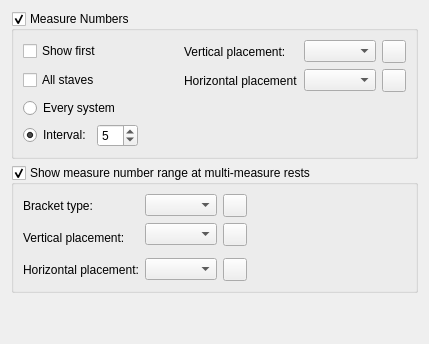
      <widget class="QWidget" name="PageMeasureNumbers">
       <layout class="QVBoxLayout" name="verticalLayout_44">
        <item>
         <widget class="QGroupBox" name="showMeasureNumber">
          <property name="title">
           <string>Measure Numbers</string>
          </property>
          <property name="checkable">
           <bool>true</bool>
          </property>
          <property name="checked">
           <bool>true</bool>
          </property>
          <layout class="QGridLayout" name="_2">
           <item row="0" column="0">
            <widget class="QCheckBox" name="showFirstMeasureNumber">
             <property name="text">
              <string>Show first</string>
             </property>
            </widget>
           </item>
           <item row="0" column="6">
            <widget class="QToolButton" name="resetMeasureNumberVPlacement"/>
           </item>
           <item row="1" column="0">
            <widget class="QCheckBox" name="showAllStavesMeasureNumber">
             <property name="text">
              <string>All staves</string>
             </property>
            </widget>
           </item>
           <item row="1" column="5">
            <widget class="QComboBox" name="measureNumberHPlacement"/>
           </item>
           <item row="4" column="0" colspan="2">
            <layout class="QHBoxLayout" name="horizontalLayout_8">
             <item>
              <widget class="QRadioButton" name="showIntervalMeasureNumber">
               <property name="text">
                <string>Interval:</string>
               </property>
               <property name="checked">
                <bool>true</bool>
               </property>
              </widget>
             </item>
             <item>
              <widget class="QSpinBox" name="intervalMeasureNumber">
               <property name="minimum">
                <number>1</number>
               </property>
               <property name="value">
                <number>5</number>
               </property>
              </widget>
             </item>
            </layout>
           </item>
           <item row="0" column="4">
            <widget class="QLabel" name="label_92">
             <property name="text">
              <string>Vertical placement:</string>
             </property>
            </widget>
           </item>
           <item row="2" column="0">
            <widget class="QRadioButton" name="showEverySystemMeasureNumber">
             <property name="text">
              <string>Every system</string>
             </property>
            </widget>
           </item>
           <item row="1" column="6">
            <widget class="QToolButton" name="resetMeasureNumberHPlacement"/>
           </item>
           <item row="2" column="2">
            <spacer name="horizontalSpacer_18">
             <property name="orientation">
              <enum>Qt::Horizontal</enum>
             </property>
             <property name="sizeHint" stdset="0">
              <size>
               <width>40</width>
               <height>20</height>
              </size>
             </property>
            </spacer>
           </item>
           <item row="0" column="5">
            <widget class="QComboBox" name="measureNumberVPlacement"/>
           </item>
           <item row="1" column="4">
            <widget class="QLabel" name="label_93">
             <property name="text">
              <string>Horizontal placement</string>
             </property>
            </widget>
           </item>
          </layout>
         </widget>
        </item>
        <item>
         <widget class="QGroupBox" name="mmRestShowMeasureNumberRange">
          <property name="title">
           <string>Show measure number range at multi-measure rests</string>
          </property>
          <property name="checkable">
           <bool>true</bool>
          </property>
          <layout class="QGridLayout" name="gridLayout_46">
           <item row="0" column="1">
            <widget class="QComboBox" name="mmRestMeasureNumberRangeBracketType"/>
           </item>
           <item row="0" column="0">
            <widget class="QLabel" name="label_145">
             <property name="text">
              <string>Bracket type:</string>
             </property>
            </widget>
           </item>
           <item row="0" column="2">
            <widget class="QToolButton" name="resetMmRestMeasureNumberRangeBracketType"/>
           </item>
           <item row="1" column="0" rowspan="2">
            <widget class="QLabel" name="label_119">
             <property name="text">
              <string>Vertical placement:</string>
             </property>
            </widget>
           </item>
           <item row="3" column="0">
            <widget class="QLabel" name="label_123">
             <property name="text">
              <string>Horizontal placement:</string>
             </property>
            </widget>
           </item>
           <item row="1" column="1">
            <widget class="QComboBox" name="mmRestMeasureNumberRangeVPlacement"/>
           </item>
           <item row="3" column="1">
            <widget class="QComboBox" name="mmRestMeasureNumberRangeHPlacement"/>
           </item>
           <item row="1" column="2">
            <widget class="QToolButton" name="resetMmRestMeasureNumberRangeVPlacement"/>
           </item>
           <item row="3" column="2">
            <widget class="QToolButton" name="resetMmRestMeasureNumberRangeHPlacement"/>
           </item>
           <item row="1" column="5">
            <spacer name="horizontalSpacer_15">
             <property name="orientation">
              <enum>Qt::Horizontal</enum>
             </property>
             <property name="sizeHint" stdset="0">
              <size>
               <width>40</width>
               <height>20</height>
              </size>
             </property>
            </spacer>
           </item>
          </layout>
         </widget>
        </item>
        <item>
         <spacer name="verticalSpacer_27">
          <property name="orientation">
           <enum>Qt::Vertical</enum>
          </property>
          <property name="sizeHint" stdset="0">
           <size>
            <width>20</width>
            <height>40</height>
           </size>
          </property>
         </spacer>
        </item>
       </layout>
      </widget>
